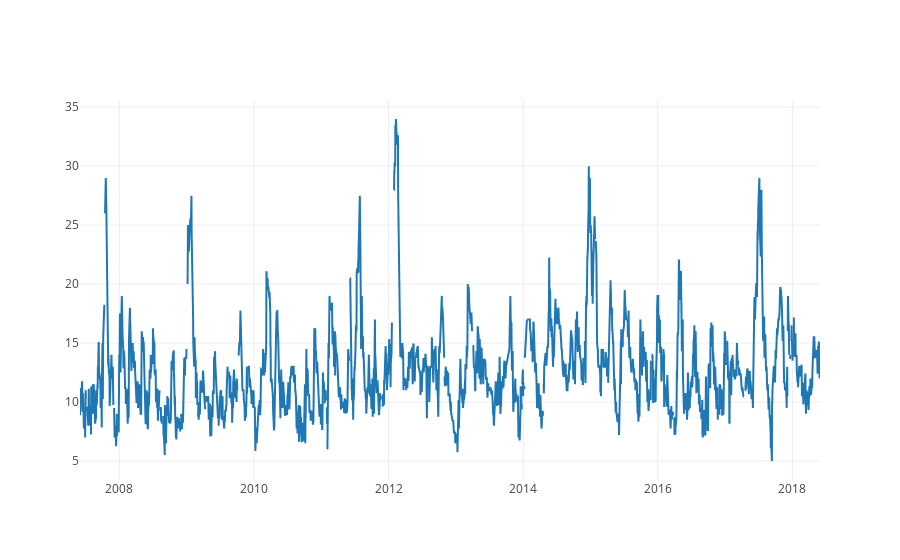

Notebook code cell kept with this figure:
### Markdown cell above
Looking into the above diagram, prices for the steel and rebar also have a very similar pattern.

### Code cell
plotly_df(df[['price_plywood']])

### Figure 1 — Plotly figure (JSON) as saved in the notebook; plotly's stock layout.template omitted (floating-point values rounded to 4 significant figures; data arrays with more than 128 entries replaced by an {"elided": "..."} marker saying what was removed)
{"data": [{"mode": "lines", "name": "price_plywood", "type": "scatter", "uid": "b529c36c-8308-46a2-bbde-13c6ad27d3ce", "x": {"elided": "2735 str values"}, "y": {"elided": "2735 float values"}}], "layout": {"title": {"text": ""}}}
